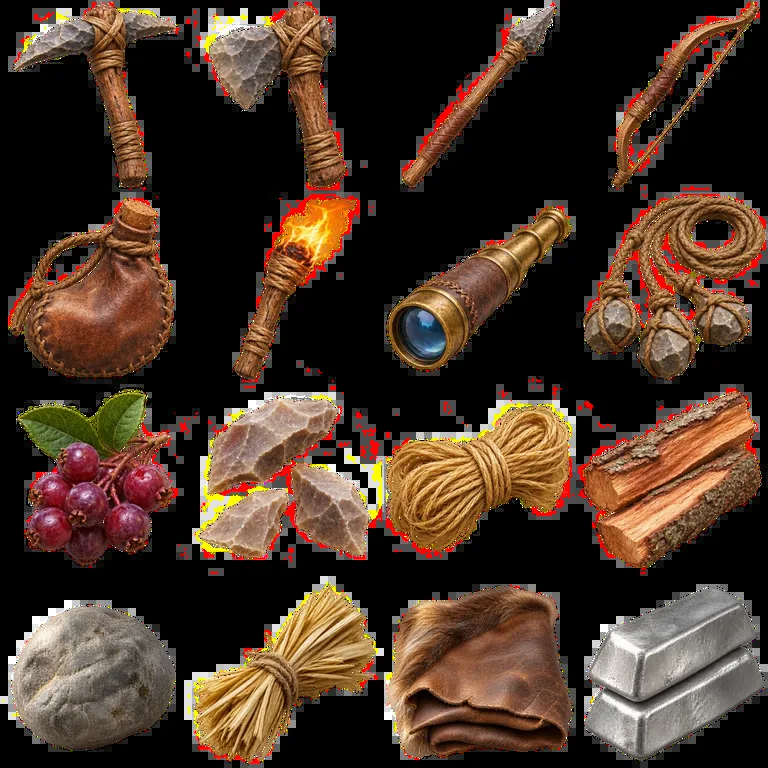
#> input picture assets/source/ui/field-equipment.webp, 768 x 768 px
$ python -i sheets.py   (imports and definitions only)
#> lines starting #> are read from the running program, lines starting #| are printed output that depends on the picture
"""Compose the review sheets from pinned native renderer captures; requires Pillow."""

import argparse
import json
from pathlib import Path

from PIL import Image, ImageChops, ImageDraw, ImageFont, ImageOps

FINAL = "36891e64d2bc61a11b77a9a2174aae35e738b332604ec7775ea5eb92ba1566ba"
BEFORE_HIP = "d929bc98e24c1f7297e30b1377dd3d9fc871797a1db2b63b79cb1f60b4076515"
BEFORE = "5a990153f6c87427f4b6e9e6eab70d6518693f532af0cc044dacc5394da7cb97"
LABEL = "#334036"
PAPER = "#f4f4ef"


# [11 lines left out: functions font, verify, not called in this run]


def read(folder, name):
    return Image.open(folder / (name + ".png")).convert("RGB")


# [8 lines left out: function place, not called in this run]


def trimmed(picture):
    flat = Image.new("RGB", picture.size, picture.getpixel((0, 0)))
    diff = ImageChops.difference(picture, flat).convert("L").point(lambda p: 255 * (p > 10))
    x, y, r, b = diff.getbbox()
    return picture.crop((max(0, x - 15), max(0, y - 15), min(r + 15, picture.width), min(b + 15, picture.height)))


# [93 lines left out: functions hip_sheet, main, not called in this run]


# [2 lines not run here, left out]

>>> import cv2
>>> picture = cv2.imread('../../assets/source/ui/field-equipment.webp', cv2.IMREAD_GRAYSCALE)
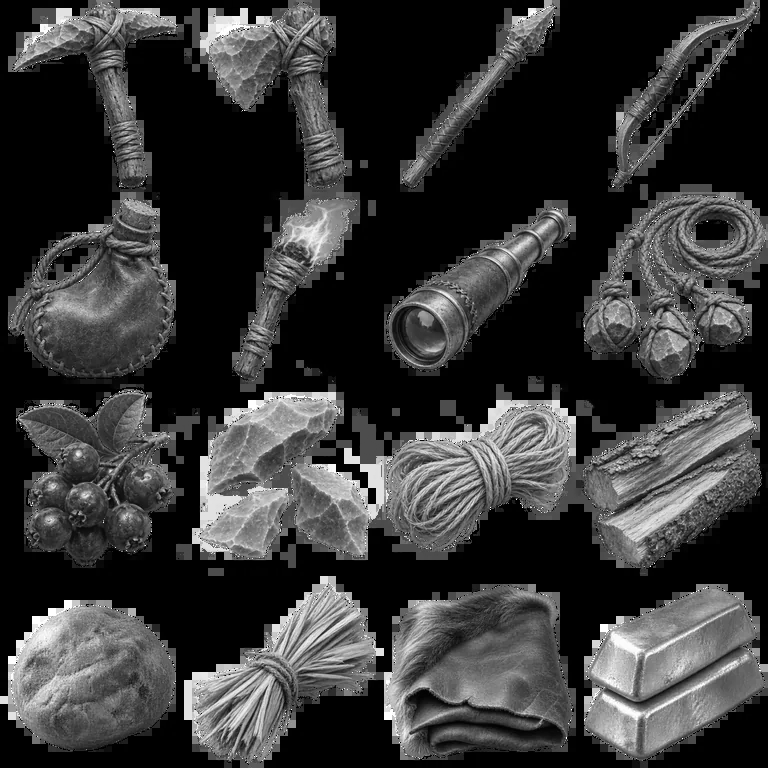
#> picture: shape (768, 768); min 0, max 255, mean 55.7
#> (the run stopped early here; a loop or call above may not have finished)
